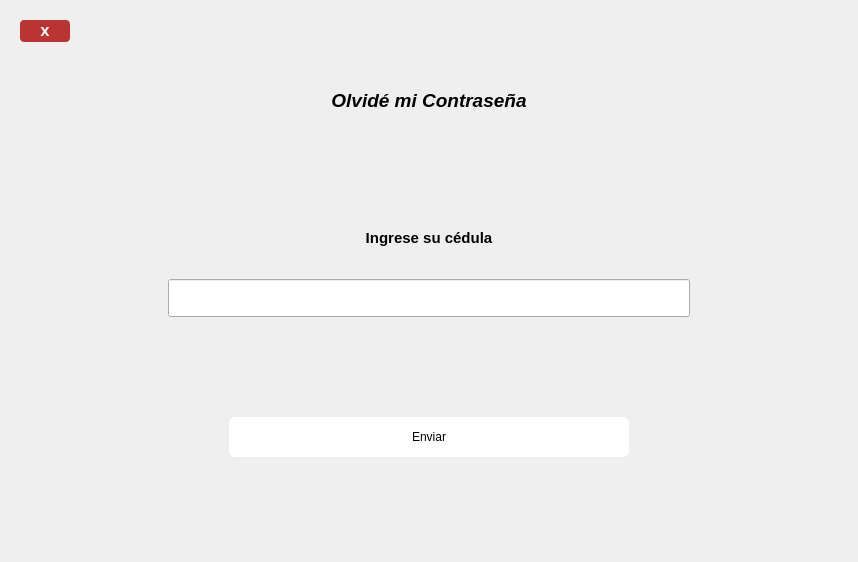
<?xml version="1.0" encoding="UTF-8"?>
<ui version="4.0">
 <class>Form</class>
 <widget class="QWidget" name="Form">
  <property name="geometry">
   <rect>
    <x>0</x>
    <y>0</y>
    <width>858</width>
    <height>562</height>
   </rect>
  </property>
  <property name="windowTitle">
   <string>Form</string>
  </property>
  <property name="styleSheet">
   <string notr="true">#exit{
max-width:50px;
max-height:150px;
background-color:rgb(186, 52, 52);
color:#fff;
border-radius:4px;
}

#exit:hover{
background-color:rgb(214, 71, 71)
}

QPushButton{
border:none;
}

QFrame{
border:none;
}

#enviar_codigo{
max-width:400%;
max-height:40%;
border-radius:6px;
background-color:#fff;
}

#enviar_codigo:hover{
background-color:#aaa;
}
</string>
  </property>
  <layout class="QHBoxLayout" name="horizontalLayout_2">
   <item>
    <widget class="QFrame" name="frame">
     <property name="frameShape">
      <enum>QFrame::StyledPanel</enum>
     </property>
     <property name="frameShadow">
      <enum>QFrame::Raised</enum>
     </property>
     <layout class="QHBoxLayout" name="horizontalLayout">
      <item>
       <layout class="QVBoxLayout" name="verticalLayout_2" stretch="0,2,1,1,1,1,2,1">
        <item>
         <layout class="QHBoxLayout" name="horizontalLayout_6" stretch="1,9">
          <item>
           <widget class="QPushButton" name="exit">
            <property name="font">
             <font>
              <family>Verdana</family>
              <weight>75</weight>
              <bold>true</bold>
             </font>
            </property>
            <property name="whatsThis">
             <string>&lt;html&gt;&lt;head/&gt;&lt;body&gt;&lt;p&gt;&lt;span style=&quot; font-weight:600;&quot;&gt;X&lt;/span&gt;&lt;/p&gt;&lt;/body&gt;&lt;/html&gt;</string>
            </property>
            <property name="text">
             <string>X</string>
            </property>
           </widget>
          </item>
          <item>
           <spacer name="verticalSpacer_5">
            <property name="orientation">
             <enum>Qt::Vertical</enum>
            </property>
            <property name="sizeHint" stdset="0">
             <size>
              <width>108</width>
              <height>22</height>
             </size>
            </property>
           </spacer>
          </item>
         </layout>
        </item>
        <item>
         <widget class="QLabel" name="label_2">
          <property name="minimumSize">
           <size>
            <width>0</width>
            <height>53</height>
           </size>
          </property>
          <property name="text">
           <string>&lt;html&gt;&lt;head/&gt;&lt;body&gt;&lt;p align=&quot;center&quot;&gt;&lt;span style=&quot; font-size:14pt; font-weight:600; font-style:italic;&quot;&gt;Olvidé mi Contraseña&lt;/span&gt;&lt;/p&gt;&lt;/body&gt;&lt;/html&gt;</string>
          </property>
         </widget>
        </item>
        <item>
         <spacer name="verticalSpacer">
          <property name="orientation">
           <enum>Qt::Vertical</enum>
          </property>
          <property name="sizeHint" stdset="0">
           <size>
            <width>20</width>
            <height>40</height>
           </size>
          </property>
         </spacer>
        </item>
        <item>
         <widget class="QFrame" name="frame_2">
          <property name="frameShape">
           <enum>QFrame::StyledPanel</enum>
          </property>
          <property name="frameShadow">
           <enum>QFrame::Raised</enum>
          </property>
          <layout class="QHBoxLayout" name="horizontalLayout_3">
           <item>
            <widget class="QLabel" name="label">
             <property name="font">
              <font>
               <pointsize>11</pointsize>
              </font>
             </property>
             <property name="text">
              <string>&lt;html&gt;&lt;head/&gt;&lt;body&gt;&lt;p&gt;&lt;span style=&quot; font-weight:600;&quot;&gt;Ingrese su cédula&lt;/span&gt;&lt;/p&gt;&lt;/body&gt;&lt;/html&gt;</string>
             </property>
             <property name="alignment">
              <set>Qt::AlignCenter</set>
             </property>
            </widget>
           </item>
          </layout>
         </widget>
        </item>
        <item>
         <widget class="QFrame" name="frame_3">
          <property name="frameShape">
           <enum>QFrame::StyledPanel</enum>
          </property>
          <property name="frameShadow">
           <enum>QFrame::Raised</enum>
          </property>
          <layout class="QHBoxLayout" name="horizontalLayout_4">
           <item>
            <widget class="QLineEdit" name="ingresa_cedula">
             <property name="autoFillBackground">
              <bool>false</bool>
             </property>
             <property name="styleSheet">
              <string notr="true">max-width:500%;
padding:10px;</string>
             </property>
            </widget>
           </item>
          </layout>
         </widget>
        </item>
        <item>
         <spacer name="verticalSpacer_2">
          <property name="orientation">
           <enum>Qt::Vertical</enum>
          </property>
          <property name="sizeHint" stdset="0">
           <size>
            <width>20</width>
            <height>40</height>
           </size>
          </property>
         </spacer>
        </item>
        <item>
         <widget class="QFrame" name="frame_4">
          <property name="frameShape">
           <enum>QFrame::StyledPanel</enum>
          </property>
          <property name="frameShadow">
           <enum>QFrame::Raised</enum>
          </property>
          <layout class="QHBoxLayout" name="horizontalLayout_5">
           <item>
            <widget class="QPushButton" name="enviar_codigo">
             <property name="styleSheet">
              <string notr="true"/>
             </property>
             <property name="text">
              <string>Enviar</string>
             </property>
            </widget>
           </item>
          </layout>
         </widget>
        </item>
        <item>
         <spacer name="verticalSpacer_4">
          <property name="orientation">
           <enum>Qt::Vertical</enum>
          </property>
          <property name="sizeHint" stdset="0">
           <size>
            <width>20</width>
            <height>40</height>
           </size>
          </property>
         </spacer>
        </item>
       </layout>
      </item>
     </layout>
    </widget>
   </item>
  </layout>
 </widget>
 <resources/>
 <connections/>
</ui>
